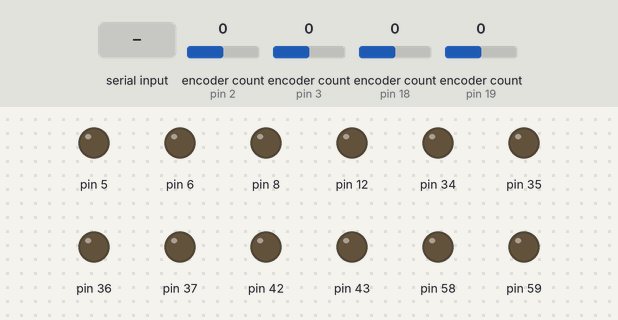
Recording of a sketch running on a simulated Arduino Mega 2560, built with avr-gcc and run on an emulated ATmega2560. Shown: output pins drawn as LEDs (lit = HIGH). The test bench sets the inputs (shaded band); at power-on: encoder count (sensors on pin 2, pin 3, pin 18, pin 19) 0. What the sketch prints to the serial monitor is not drawn.

Above: at 1.2 s.
1.3 s: "W:\n" received over Serial
At 2.0 s:
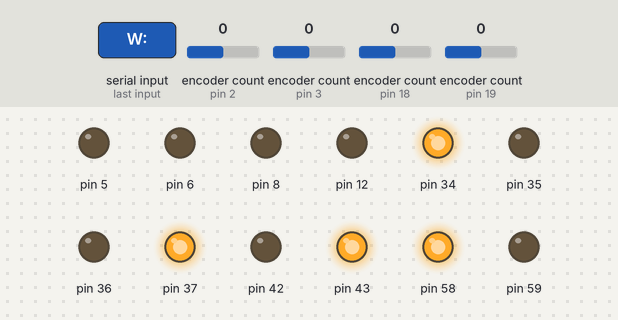
2.8 s: "b:45\n" received over Serial
At 3.2 s:
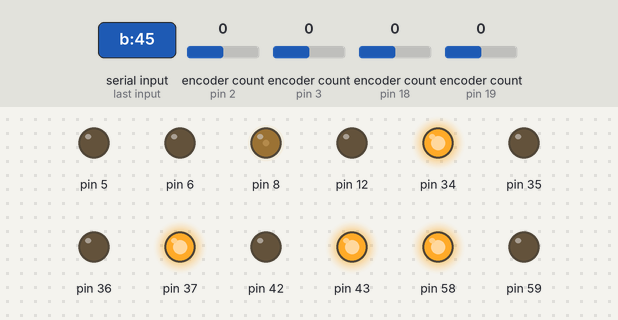
4.3 s: "W:90\n" received over the second serial link
At 5.5 s:
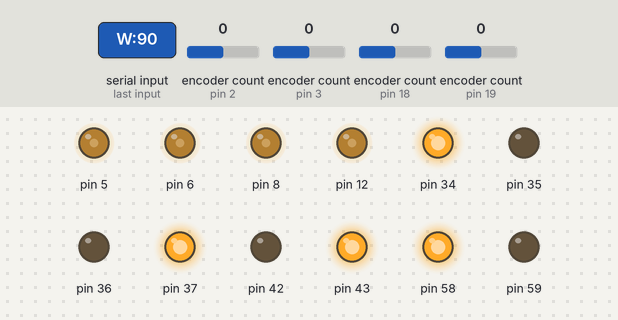
5.8 s: "a:45\n" received over Serial
At 6.7 s:
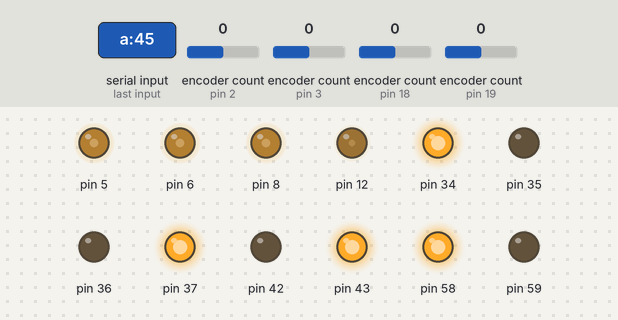
7.3 s: "c:45\n" received over Serial
At 7.8 s:
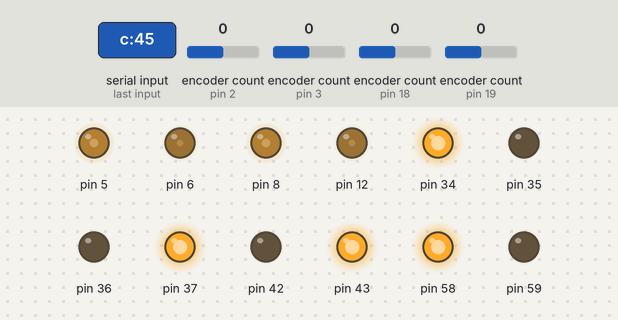
8.8 s: "b:45\n" received over the second serial link
At 10.2 s:
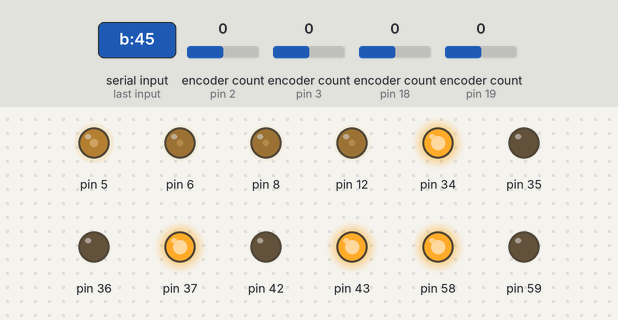
Timing chart, 0 to 11.3 s (numbered marks = the images above; inputs shaded):
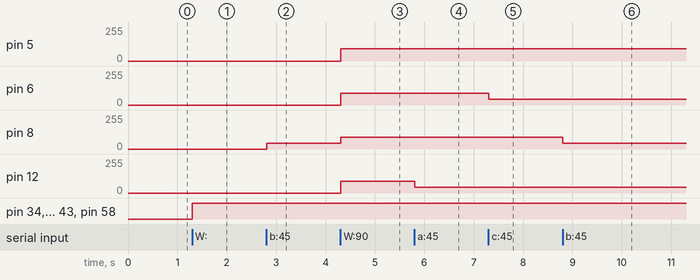

The sketch:

encoder_motor_controll.ino
```cpp
//by paul
#include <Encoder.h>
#include "motor.h"

// 엔코더 정의 (핀 번호는 기존 핀을 유지)
Encoder encoderA(18, 31);
Encoder encoderB(19, 38);
Encoder encoderC(3, 49);
Encoder encoderD(2, 55);

// dir 1 pin, dir 2 pin , pwm pin
Motor motorA(34, 35, 12);
Motor motorB(37, 36, 8);
Motor motorC(43, 42, 6);
Motor motorD(58, 59, 5);

// 모터 PWM 값 저장
int motorAValue = 0;
int motorBValue = 0;
int motorCValue = 0;
int motorDValue = 0;

// 엔코더 위치 저장
long encoderAPosition = 0;
long encoderBPosition = 0;
long encoderCPosition = 0;
long encoderDPosition = 0;

// 타이머 변수
unsigned long previousMillis = 0;
const long interval = 10;  // 1초

void setup() {
  Serial.begin(9600);
  Serial3.begin(9600);
}

void loop() {
  // 블루투스 모듈로부터 명령어 읽기

  if (Serial3.available() > 0) {
    String command = Serial3.readStringUntil('\n'); // 한 줄 읽기
    handleCommand(command);
  }

  // 시리얼 0번으로부터 명령어 읽기
  if (Serial.available() > 0) {
    String command = Serial.readStringUntil('\n'); // 한 줄 읽기
    Serial.print(command);
    handleCommand(command);
  }

  // 엔코더 값을 읽기
  encoderAPosition = encoderA.read();
  encoderBPosition = encoderB.read();
  encoderCPosition = encoderC.read();
  encoderDPosition = encoderD.read();

  // 현재 시간 가져오기
  unsigned long currentMillis = millis();

  // 1초마다 엔코더 값을 0으로 초기화
  if (currentMillis - previousMillis >= interval) {
    previousMillis = currentMillis;
    encoderA.write(0);
    encoderB.write(0);
    encoderC.write(0);
    encoderD.write(0);
  }

  // 각 모터별 엔코더 값 출력 (시리얼 플로터용)
// 각 모터별 엔코더 값 출력 (디버깅용)
/*
Serial.print("A:");
Serial.print(abs(encoderAPosition));  // 절대값으로 출력
Serial.print(" B:");
Serial.print(abs(encoderBPosition));  // 절대값으로 출력
Serial.print(" C:");
Serial.print(abs(encoderCPosition));  // 절대값으로 출력
Serial.print(" D:");
Serial.println(abs(encoderDPosition)); // 절대값으로 출력

  delay(10);
*/
}

void handleCommand(String command) {
    //Serial.print("받은 명령: ");
    //Serial.println(command); // 받은 명령어 시리얼 모니터에 출력

    // W: 명령어 처리
    if (command.startsWith("W:")) {
        int value = command.substring(2).toInt();  // W: 뒤의 값을 정수로 변환
        motorAValue = value;
        motorBValue = value;
        motorCValue = value;
        motorDValue = value;
    } else {
        // 각 모터의 새로운 PWM 값을 설정
        updateMotorValue(command, 'a', motorAValue);
        updateMotorValue(command, 'b', motorBValue);
        updateMotorValue(command, 'c', motorCValue);
        updateMotorValue(command, 'd', motorDValue);
    }

    // 모터의 방향 및 PWM 값 설정
    setMotorDirectionAndPWM('a', motorAValue * 1.0);
    setMotorDirectionAndPWM('b', motorBValue * 0.9999999);
    setMotorDirectionAndPWM('c', motorCValue * 1.01);
    setMotorDirectionAndPWM('d', motorDValue * 1.02);

    // 출력값을 시리얼 0번으로 출력
   /*
    Serial.print("모터 출력: a:");
    Serial.print(motorAValue);
    Serial.print(" b:");
    Serial.print(motorBValue);
    Serial.print(" c:");
    Serial.print(motorCValue);
    Serial.print(" d:");
    Serial.println(motorDValue);
    */
}

void updateMotorValue(String command, char motor, int &motorValue) {
  int value = getMotorValue(command, motor);
  if (value != -1) {
    motorValue = value;  // 값이 존재할 경우에만 업데이트
  }
}

void setMotorDirectionAndPWM(char motor, int pwmValue) {
  int direction = (pwmValue >= 0) ? 1 : 0;  // PWM 값이 양수면 정방향, 음수면 역방향
  int absPWMValue = abs(pwmValue);  // PWM 값은 절대값으로 설정

  if (motor == 'a') {
    motorA.forward(pwmValue);
  } else if (motor == 'b') {
    motorB.forward(pwmValue);
  } else if (motor == 'c') {
    // 모터 C의 방향 반전
    motorC.forward(pwmValue);
  } else if (motor == 'd') {
    // 모터 D의 방향 반전
    motorD.forward(pwmValue);

  }
}

int getMotorValue(String command, char motor) {
  int index = command.indexOf(motor);
  if (index != -1) {
    int colonIndex = command.indexOf(':', index);
    if (colonIndex != -1) {
      int endIndex = command.indexOf(' ', colonIndex);
      if (endIndex == -1) endIndex = command.length();
      return command.substring(colonIndex + 1, endIndex).toInt();
    }
  }
  return -1;  // 값을 찾지 못했을 때는 -1 반환
}
```

motor.cpp
```cpp
// Motor.cpp
#include "Motor.h"

Motor::Motor(int dirPin1, int dirPin2, int pwm)
    : directionPin1(dirPin1), directionPin2(dirPin2), pwmPin(pwm) {
    pinMode(directionPin1, OUTPUT);
    pinMode(directionPin2, OUTPUT);
    pinMode(pwmPin, OUTPUT);
}

void Motor::forward(int pwmValue) {
    digitalWrite(directionPin1, HIGH);  // 직진 방향 핀 활성화
    digitalWrite(directionPin2, LOW);   // 후진 방향 핀 비활성화
    analogWrite(pwmPin, pwmValue);      // PWM 출력
}

void Motor::reverse(int pwmValue) {
    digitalWrite(directionPin1, LOW);   // 직진 방향 핀 비활성화
    digitalWrite(directionPin2, HIGH);  // 후진 방향 핀 활성화
    analogWrite(pwmPin, pwmValue);      // PWM 출력
}

void Motor::stop() {
    digitalWrite(directionPin1, LOW);   // 방향 핀 비활성화
    digitalWrite(directionPin2, LOW);   // 방향 핀 비활성화
    analogWrite(pwmPin, 0);            // PWM 출력 0 (정지)
}
```

motor.h
```cpp
// Motor.h
#ifndef MOTOR_H
#define MOTOR_H

#include <Arduino.h>

class Motor {
private:
    int directionPin1;  // 직진 방향 핀
    int directionPin2;  // 후진 방향 핀
    int pwmPin;         // PWM 핀

public:
    // 생성자: 방향 핀과 PWM 핀을 설정
    Motor(int dirPin1, int dirPin2, int pwm);

    // 직진 함수
    void forward(int pwmValue);

    // 후진 함수
    void reverse(int pwmValue);

    // 모터 정지 함수
    void stop();
};

#endif
```

Measured:
- after the input at 1.3 s, pin 34, pin 37, pin 43, pin 58: LOW → HIGH at once
- after the input at 2.8 s, pin 8: 0/255 → 44/255 at once
- after the input at 4.3 s, pin 5: 0/255 → 91/255 at once; pin 6, pin 12: 0/255 → 90/255 at once; pin 8: 44/255 → 89/255 at once
- after the input at 5.8 s, pin 12: 90/255 → 45/255 at once
- after the input at 7.3 s, pin 6: 90/255 → 45/255 at once
- after the input at 8.8 s, pin 8: 89/255 → 44/255 at once
